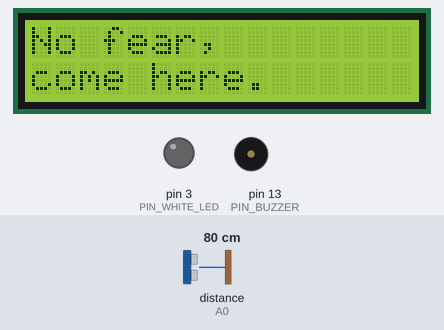
The sketch below on a simulated Arduino Uno, built with avr-gcc and run on an emulated ATmega328P. Parts: 16×2 character LCD, output pins drawn as LEDs (lit = HIGH), buzzer (waves = sounding, pin HIGH). Wiring (inferred from the names in the program): ultrasonic range finder: trigger A1; echo A0. Inputs (shaded band) come from the test bench; at power-on: distance to the obstacle (sensor on A0) 80 cm. The echo pulse lasts 58.3 µs per cm; random numbers use the default seed unless the sketch sets one; pins used as bus, display or sensor lines are not drawn.

Above: at 1.2 s.
1.3 s: distance to the obstacle (sensor on A0) set to 73 cm
2.8 s: distance to the obstacle (sensor on A0) set to 66 cm
At 3.5 s:
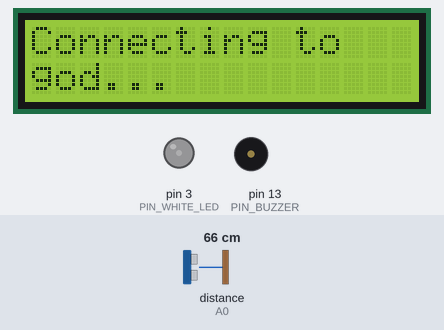
4.3 s: distance to the obstacle (sensor on A0) set to 120 cm
At 5.78 s:
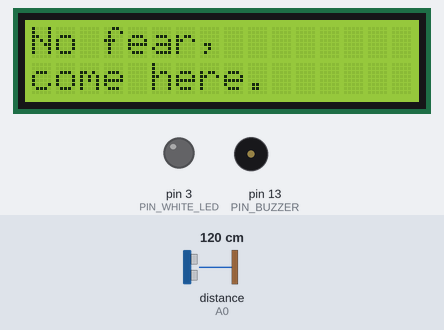
6.0 s: distance to the obstacle (sensor on A0) set to 2 cm
At 9.3 s:
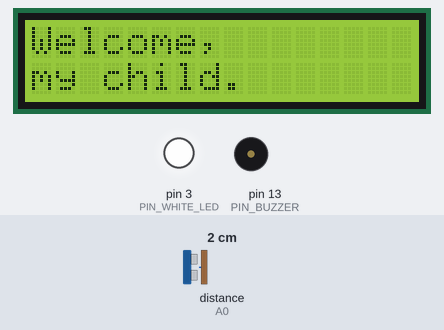
12.0 s: distance to the obstacle (sensor on A0) set to 250 cm
At 13.4 s:
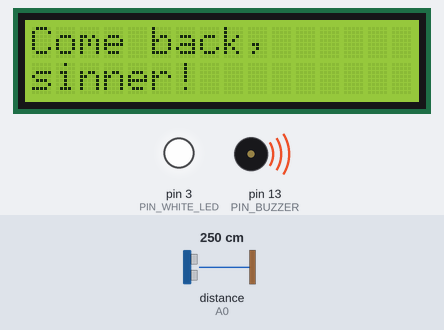
13.8 s: distance to the obstacle (sensor on A0) set to 35 cm
At 14.8 s:
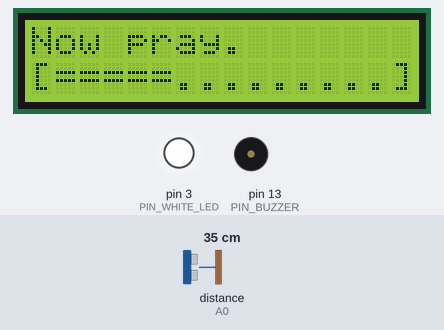
Timing chart, 0 to 16.8 s (numbered marks = the images above; inputs shaded):
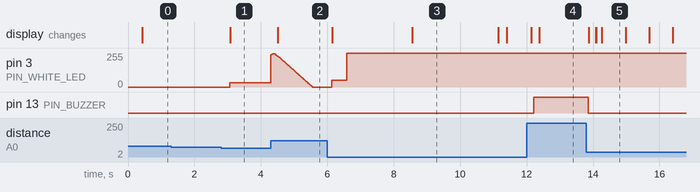

The sketch:

e-indulgence.ino
```cpp
#include <Wire.h>
#include "LiquidCrystal_I2C.h"
#include "LcdProgressBar.h"

#define GOD false
#define LAST_DISTANCE_COUNT 23
#define DISPLAY_COLS_NUM 16

#define PIN_RADAR_ECHO A0
#define PIN_RADAR_TRIG A1
#define PIN_BUZZER 13
#define PIN_WHITE_LED 3

typedef unsigned long ulong;

LiquidCrystal_I2C lcd(0x27, 16, 2);
LcdProgressBar lpg(&lcd, 1, DISPLAY_COLS_NUM);

const unsigned int
  TIMER_REDRAW_DISPLAY = 200
  , TIMER_MEASURE_RADAR = 30
  , TIMER_BELIEVER_PRESENT = 2500
  , TIMER_INITIALIZING_PRAYER = 2500
  , TIMER_BAD_BELIEVER_LEAVING = 3500
  , TIMER_DONE_PRAYING_BEEP = 100
  , TIMER_DONE_PRAYING = 3500
  , PRAYER_TIME = 10000
  , DISTANCE_HIGH = 70
  ;

enum prayer_state
{
    /**
   * Check, if someone is nearby: at some distance from radar -> next state
   */
    NO_BELIEVER,
    /**
   * Continue to measure distance and check if the person stays close long enough,
   * so we know he is not passing by but waiting for prayer.
   *
   * timer: person stays still under the cross for 2 seconds -> next state
   */
    BELIEVER_PRESENT,
    /**
   * Welcoming the believer. If he leaves, back to NO_BELIEVER state.
   *
   * timer: the time we will display the welcoming lines.
   */
    INITIALIZING_PRAYER,
    /**
   * Count down for the praying. Soothing text.
   * If believer leaves before the countdown finishes: BAD_BELIEVER_LEAVING state.
   *
   * timer: praying countdown.
   */
    PRAYING,
    /**
   * After the praying countdown finishes, confirming beep sounds and then we go to next state.
   *
   * timer: for the beep sound.
   */
    DONE_PRAYING_BEEP,
    /**
   * You have been forgiven kind of text. Goes to next state after the user
   * leaves (NO_BELIEVER) or after the time is up (EXODUS).
   *
   * timer: the time we will allow the believer to stay under the cross.
   */
    DONE_PRAYING,
    /**
   * Gets to this state is the praying is interrupted by the believer leaving.
   * Text Dont leave, keep praying. Annoying beep.
   * From this state we can either go to PRAYING or to NO_BELIEVER.
   *
   * timer: how long we will stay in this state.
   */
    BAD_BELIEVER_LEAVING,
    /**
   * If the believer stays for long under the cross even after he has finished his prayer,
   * he will be told to leave and let other believers pray.
   *
   * timer: time until switch to NO_BELIEVER.
   */
    EXODUS
} prayer_state = NO_BELIEVER;

struct timers
{
  ulong DISPLAY_REDRAW;
  ulong RADAR_MEASURE;
  ulong NO_BELIEVER;
  ulong BELIEVER_PRESENT;
  ulong INITIALIZING_PRAYER;
  ulong PRAYING;
  ulong DONE_PRAYING_BEEP;
  ulong DONE_PRAYING;
  ulong BAD_BELIEVER_LEAVING;
  ulong EXODUS;
  ulong PROGRESS_BAR;
} timers = { 0 };

float
  radar_time = 0,
  radar_distance = 0;

int current_last_distance = 0;
float last_distances[LAST_DISTANCE_COUNT] = { 0 };

bool isBeeping = false;
int time_prayed = 0;
bool lcd_redraw_once = false;

int whiteLightLevel = 0;
int prayer_cost = 0;

void setup() {
#ifdef DEBUG
    Serial.begin(4800);
#endif
	lcd.begin();
	lcd.backlight();

    pinMode(PIN_RADAR_TRIG, OUTPUT);
    pinMode(PIN_RADAR_ECHO, INPUT);
    pinMode(PIN_BUZZER, OUTPUT);
    pinMode(PIN_WHITE_LED, OUTPUT);

    init_progress_bar();
}

void display_draw() {
    if (!lcd_redraw_once) {
        return;
    }

    lcd.clear();
    lcd_redraw_once = false;

    switch (prayer_state) {
    case NO_BELIEVER:
        lcd.print("No fear,");
        lcd.setCursor(0, 1);
        lcd.print("come here.");
        break;

    case BELIEVER_PRESENT:
        lcd.print("Connecting to");
        lcd.setCursor(0,1);
        lcd.print("god...");
        break;

    case INITIALIZING_PRAYER:
        lcd.print("Welcome,");
        lcd.setCursor(0, 1);
        lcd.print("my child.");
        break;

    case PRAYING:
        lcd.print("Now pray.");
        lcd.setCursor(0, 1);
        lpg.draw(timers.PROGRESS_BAR);
        break;

    case DONE_PRAYING_BEEP:
        lcd.print("Sins forgiven.");
        break;

    case DONE_PRAYING:
        lcd.print("Sins forgiven.");
        lcd.setCursor(0, 1);
        lcd.print("Price: ");
        lcd.print(prayer_cost);
        lcd.print(" EUR");
        break;

    case BAD_BELIEVER_LEAVING:
        lcd.print("Come back,");
        lcd.setCursor(0, 1);
        lcd.print("sinner!");
        break;

    case EXODUS:
        lcd.print("Now go away!");
        break;
    }
}

void loop() {
    ulong t_now = millis();

    analogWrite(PIN_WHITE_LED, whiteLightLevel);
    digitalWrite(PIN_BUZZER, isBeeping ? HIGH : LOW);

    if (t_now - timers.DISPLAY_REDRAW >= TIMER_REDRAW_DISPLAY) {
        timers.DISPLAY_REDRAW = t_now;
        display_draw();
    }

    if (t_now - timers.RADAR_MEASURE >= TIMER_MEASURE_RADAR) {
        digitalWrite(PIN_RADAR_TRIG, LOW);
        delayMicroseconds(2);
        digitalWrite(PIN_RADAR_TRIG, HIGH);
        delayMicroseconds(10);
        digitalWrite(PIN_RADAR_TRIG, LOW);
        delayMicroseconds(2);
        radar_time = pulseIn(PIN_RADAR_ECHO, HIGH);
        radar_distance = radar_time * 340 / 20000;
    }

    switch (prayer_state) {
    case NO_BELIEVER:
        if (whiteLightLevel > 0) {
            double diff = 2;
            whiteLightLevel = whiteLightLevel - diff < 1 ? 0 : whiteLightLevel - diff;
        }

        if (isBelieverPresent(radar_distance)) {
            timers.BELIEVER_PRESENT = t_now;
            set_state(BELIEVER_PRESENT);
        }
        break;

    case BELIEVER_PRESENT:
        if (whiteLightLevel < 254) {
            double diff = 1;
            whiteLightLevel = whiteLightLevel + diff > 254 ? 254 : whiteLightLevel + diff;
        }
        if (!isBelieverPresent(radar_distance)) {
            set_state(NO_BELIEVER);
        } else if (t_now - timers.BELIEVER_PRESENT >= TIMER_BELIEVER_PRESENT) {
            set_state(INITIALIZING_PRAYER);
            timers.INITIALIZING_PRAYER = t_now;
        }
        break;

    case INITIALIZING_PRAYER:
        if (!isBelieverPresent(radar_distance)) {
            set_state(NO_BELIEVER);
        }
        if (t_now - timers.INITIALIZING_PRAYER >= TIMER_INITIALIZING_PRAYER) {
            timers.PRAYING = t_now;
            time_prayed = 0;
            init_progress_bar();
            set_state(PRAYING);
        }
        break;

    case PRAYING:
        if (!isBelieverPresent(radar_distance)) {
            timers.BAD_BELIEVER_LEAVING = t_now;
            set_state(BAD_BELIEVER_LEAVING);
            break;
        }

        time_prayed += t_now - timers.PRAYING;
        timers.PRAYING = t_now;

        lpg.draw(t_now);

        if (time_prayed >= PRAYER_TIME) {
            timers.DONE_PRAYING_BEEP = t_now;
            set_state(DONE_PRAYING_BEEP);
            break;
        }
        break;

    case DONE_PRAYING_BEEP:
        prayer_cost = random(5, 200);
        isBeeping = true;
        if (t_now - timers.DONE_PRAYING_BEEP > TIMER_DONE_PRAYING_BEEP) {
            isBeeping = false;
            timers.DONE_PRAYING = t_now;
            set_state(DONE_PRAYING);
        }
        break;

    case DONE_PRAYING:
        if (t_now - timers.DONE_PRAYING > TIMER_DONE_PRAYING) {
            if (!isBelieverPresent(radar_distance)) {
                set_state(NO_BELIEVER);
            } else {
                set_state(EXODUS);
            }
        }
        break;

    case BAD_BELIEVER_LEAVING:
        isBeeping = true;
        if (isBelieverPresent(radar_distance)) {
            isBeeping = false;
            timers.PRAYING = t_now;
            set_state(PRAYING);
            break;
        }
        if (t_now - timers.BAD_BELIEVER_LEAVING > TIMER_BAD_BELIEVER_LEAVING) {
            isBeeping = false;
            set_state(NO_BELIEVER);
            break;
        }
        break;

    case EXODUS:
        isBeeping = true;
        if (!isBelieverPresent(radar_distance)) {
            isBeeping = false;
            set_state(NO_BELIEVER);
        }
        break;
    }

#ifdef DEBUG
    Serial.print(radar_distance);
    Serial.print(" ");
    Serial.print(isBelieverPresent(radar_distance) ? "present" : "absent");
    Serial.print(" light:");
    Serial.print(whiteLightLevel);
    Serial.print(" praying:");
    Serial.print(time_prayed);
    Serial.println("");
#endif
}

void init_progress_bar()
{
  timers.PROGRESS_BAR = millis();
  lpg.setMinValue(timers.PROGRESS_BAR);
  lpg.setMaxValue(timers.PROGRESS_BAR + PRAYER_TIME);
  lpg.draw(timers.PROGRESS_BAR);
}

void set_state(enum prayer_state new_state) {
    prayer_state = new_state;
    lcd_redraw_once = true;
}

bool isBelieverPresent(float dist) {
    if (current_last_distance < LAST_DISTANCE_COUNT) {
        current_last_distance++;
        return dist < DISTANCE_HIGH;
    }
    last_distances[LAST_DISTANCE_COUNT - 1] = dist;

    for (uint8_t i = 0; i < LAST_DISTANCE_COUNT - 1; i++) {
        last_distances[i] = last_distances[i + 1];
    }
    float dist_med = median(LAST_DISTANCE_COUNT, last_distances);
    return dist_med < DISTANCE_HIGH;
}

float mean(int m, int a[]) {
    int sum=0, i;
    for(i=0; i<m; i++)
        sum+=a[i];
    return((float)sum/m);
}

float median(int n, float x[]) {
    int temp;
    int i, j;
    // the following two loops sort the array x in ascending order
    for(i=0; i<n-1; i++) {
        for(j=i+1; j<n; j++) {
            if(x[j] < x[i]) {
                // swap elements
                temp = x[i];
                x[i] = x[j];
                x[j] = temp;
            }
        }
    }

    if(n%2==0) {
        // if there is an even number of elements, return mean of the two elements in the middle
        return((x[n/2] + x[n/2 - 1]) / 2.0);
    } else {
        // else return the element in the middle
        return x[n/2];
    }
}
```

LcdProgressBar.cpp
```cpp
// (licence header left out)
/**

  Sketch title

  Describe what it does in layman's terms.  Refer to the components
  attached to the various pins.

  The circuit:
  * list the components attached to each input
  * list the components attached to each output

  Created day month year
  By author's name
  Modified day month year
  By author's name

 */

#include "Arduino.h"
#include "LcdProgressBar.h"

#include <Wire.h>
#include "LiquidCrystal_I2C.h"

LcdProgressBar::LcdProgressBar(LiquidCrystal_I2C* lcd, int row, int numCols)
{
  _lcd             = lcd;
  _numCols         = numCols;
  _computedNumCols = numCols - 2;
  _row             = row;
}

void LcdProgressBar::setMinValue(unsigned long minValue)
{
  _minValue = minValue;
}

void LcdProgressBar::setMaxValue(unsigned long maxValue)
{
  if (maxValue <= _minValue) {
    Serial.println("LcdProgressBar::setMaxValue() error: maxValue <= _minValue");
    exit(100);
  }
  _maxValue         = maxValue;
  _computedMaxValue = maxValue - _minValue;
}

void LcdProgressBar::drawValue(unsigned long value)
{
  draw(value);
}

void LcdProgressBar::draw(unsigned long value)
{

#ifdef LCDPROGRESSBAR_DEBUG
  Serial.print("value="); Serial.print(value);
  Serial.print(", _minValue="); Serial.print(_minValue);
  Serial.print(", _maxValue="); Serial.println(_maxValue);
#endif

  //byte progressPos = map(value, minValue, maxValue, 2, 14);
  byte progressPos = 0;
  if (value > _minValue) {
    if (value >= _maxValue) {
      progressPos = _computedNumCols;
    } else {
      progressPos = round((float)(value - _minValue) / (float)(_computedMaxValue) * _computedNumCols);
    }
  }

  if (_previousProgressPos != progressPos) {
#ifdef LCDPROGRESSBAR_DEBUG
    Serial.print("> progressPos="); Serial.println(progressPos);
#endif
    _previousProgressPos = progressPos;
    char progressBarString[_numCols + 1];
    memset(progressBarString, '.', sizeof(progressBarString));
    progressBarString[0] = '[';
    progressBarString[_numCols-1] = ']';

    for (int i = 1; i <= progressPos; ++i) {
      progressBarString[i] = '=';
    }

    _lcd->setCursor(0, _row);
    _lcd->print(progressBarString);
  }
}
```

LcdProgressBar.h
```cpp
// (licence header left out)
#ifndef LcdProgressBar_h
#define LcdProgressBar_h

#include "Arduino.h"
#include <Wire.h>
#include "LiquidCrystal_I2C.h"

/**
 * Version
 * (Major:non-compatible changes) . (Minor:backwards compatible changes) . (Patch:bugfix releases)
 * @refer http://semver.org/
 */
#define LCDPROGRESSBAR_VERSION  "1.0.1"

/**
 * Debug mode?
 * - Uncomment to debug (verbose on Serial monitor)
 * - Comment it to avoid debug messages
 */
//#define LCDPROGRESSBAR_DEBUG true

class LcdProgressBar
{
  public:
    /**
     * Contructor
     * @param lcd     LiquidCrystal instance (must pass the pointer via prefix &, e.g. &lcd)
     * @param row     Which row to display. 0 is the 1st row, 1 is the second, ...
     * @param numCols Number of columns your LCD has (16, 8, ...)
     */
    LcdProgressBar(LiquidCrystal_I2C* lcd, int row = 0, int numCols = 16);

    /**
     * Set the starting value of your progress bar (0 by default)
     * @param minValue Starting value
     */
    void setMinValue(unsigned long minValue);

    /**
     * Set the finishing value of your progress bar (must be provided)
     * @param minValue Finishing value
     */
    void setMaxValue(unsigned long maxValue);

    /**
     * Draw the progress bar on the LCD
     * @param value Value to draw
     */
    void draw(unsigned long value);

    /**
     * Alias on draw() (LcdBarGraph style :))
     */
    void drawValue(unsigned long value);

  private:
    //-- LiquidCrystal instance
    LiquidCrystal_I2C* _lcd;

    //-- Starting value
    unsigned long _minValue = 0;
    //-- Finishing value
    unsigned long _maxValue;
    //-- Computed finishing value (optimization purpose only, to avoid some repetitive maths)
    unsigned long _computedMaxValue;

    //-- Number of columns your LCD has (16, 8, ...)
    int _numCols = 0;
    //-- Computed number of columns (optimization purpose only, to avoid some repetitive maths)
    int _computedNumCols = 0;
    //-- Which row to display. 0 is the 1st row, 1 is the second, ...
    int _row = 0;
    //-- Which position is the progress bar: optimization purpose only; refresh LCD only on change
    byte _previousProgressPos = -1;
};

#endif
```

Measured:
- the behaviour switches between 71 and 70 cm on distance to the obstacle (sensor on A0) (found by bisection; images 0 and 1)
- after the input at 1.3 s, every drawn part: stays the same
- after the input at 2.8 s, pin 3 (PIN_WHITE_LED): 0/255 → 33/255 after 0.26 s; the display: changes after 0.29 s (image 1)
- after the input at 6.0 s, pin 3 (PIN_WHITE_LED): 0/255 → 49/255 after 0.13 s, → 254/255 0.45 s later; the display: first changes after 0.15 s (image 3 shows a later state)
- after the input at 12.0 s, pin 13 (PIN_BUZZER): LOW → HIGH after 0.22 s
- what the display in image 3 shows lasts 2.6 s, from 8.6 s to 11.2 s
- what the display in image 5 shows lasts 0.7 s, from 14.3 s to 15.0 s
